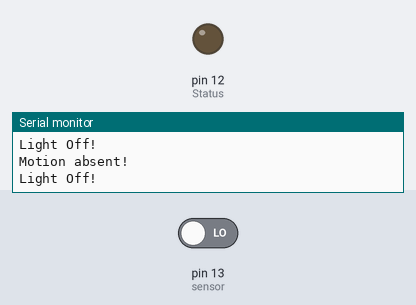
The sketch below on a simulated Arduino Uno, built with avr-gcc and run on an emulated ATmega328P. Parts: output pins drawn as LEDs (lit = HIGH), the last lines printed to the serial monitor. The test bench sets the inputs (shaded band); at power-on: pin 13 (sensor) LOW.

Above: at 2.8 s.
2.9 s: pin 13 (sensor) driven HIGH
At 3.9 s:
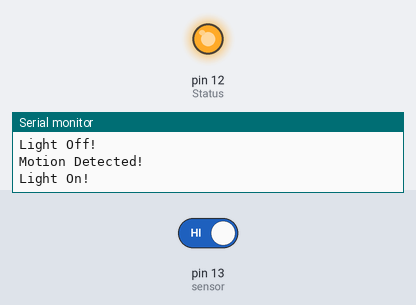
4.5 s: pin 13 (sensor) driven LOW
At 5.5 s:
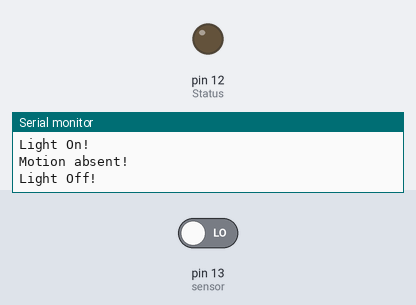
Timing chart, 0 to 7.5 s (numbered marks = the images above; inputs shaded):
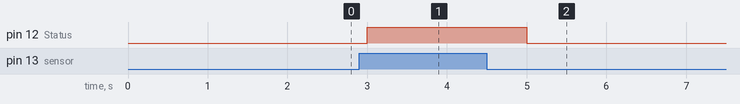

The sketch:

NodeMCU_PIR.ino
```cpp
int Status = 12;  // Relay pin D6
int sensor = 13;  // PIR pin D7

void setup()
{

  pinMode(sensor, INPUT);   // declare sensor as input
  pinMode(Status, OUTPUT);  // declare LED as output
  Serial.begin(9600);
  Serial.println("PIR Test 123!");
}

void loop() {

  long state = digitalRead(sensor);
    if(state == HIGH) {
      digitalWrite (Status, HIGH);
      Serial.println("Motion Detected!");
      Serial.println("Light On!");
      delay(1000);
    }
    else {
      digitalWrite (Status, LOW);
      Serial.println("Motion absent!");
      Serial.println("Light Off!");
      delay(1000);
      }
}
```

Measured:
- after the input at 2.9 s, pin 12 (Status): LOW → HIGH after 0.10 s
- after the input at 4.5 s, pin 12 (Status): HIGH → LOW after 0.50 s
